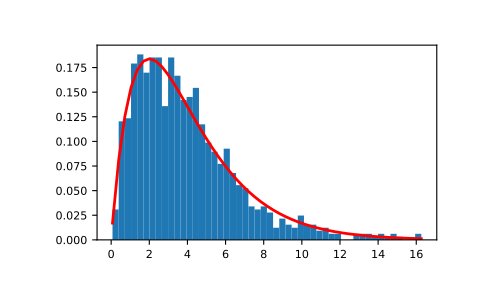

Source code (Python):
# Draw samples from the distribution:

shape, scale = 2., 2.  # mean=4, std=2*sqrt(2)
s = np.random.gamma(shape, scale, 1000)

# Display the histogram of the samples, along with
# the probability density function:

import matplotlib.pyplot as plt
import scipy.special as sps  # doctest: +SKIP
count, bins, ignored = plt.hist(s, 50, density=True)
y = bins**(shape-1)*(np.exp(-bins/scale) /  # doctest: +SKIP
                     (sps.gamma(shape)*scale**shape))
plt.plot(bins, y, linewidth=2, color='r')  # doctest: +SKIP
plt.show()
